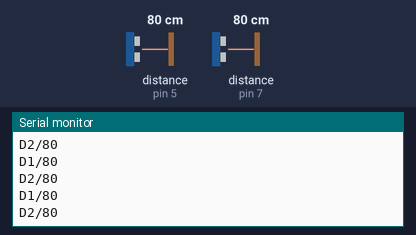
Simulated run of this sketch. Board: Arduino Uno, built with avr-gcc and run on an emulated ATmega328P. Shown: the last lines printed to the serial monitor. Wiring (inferred from the names in the program): 2 × ultrasonic range finder: trigger pin 4, echo pin 5 / trigger pin 6, echo pin 7. The inputs (shaded band) are chosen by the test bench; at power-on: distance to the obstacle (sensors on pin 5, pin 7) 80 cm. The echo pulse lasts 58.3 µs per cm.

Above: at 1.2 s.
1.3 s: distance to the obstacle (sensor on pin 5) set to 2 cm
At 1.48 s:
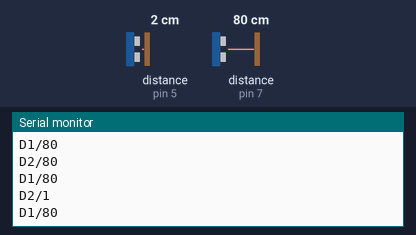
2.8 s: distance to the obstacle (sensor on pin 7) set to 2 cm
At 2.82 s:
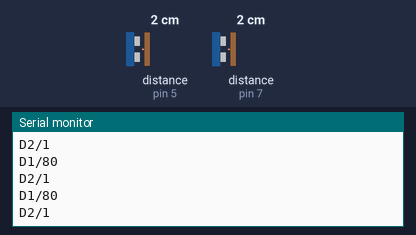
4.3 s: distance to the obstacle (sensor on pin 5) set to 4 cm
At 4.33 s:
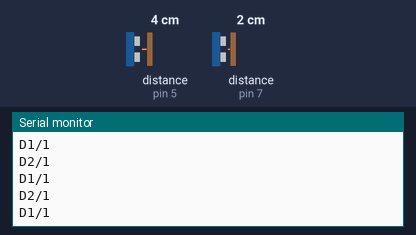
5.8 s: distance to the obstacle (sensor on pin 7) set to 4 cm
At 5.84 s:
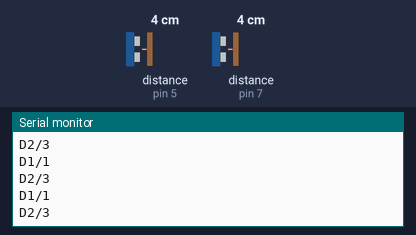
Timing chart, 0 to 8.3 s (numbered marks = the images above; inputs shaded):
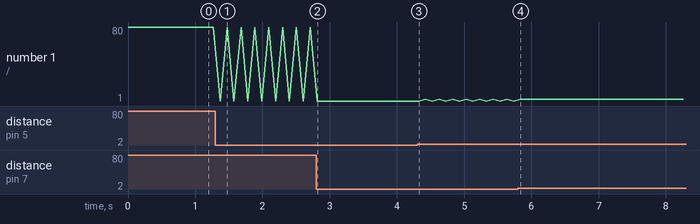

Measured:
- after the input at 1.3 s, the serial monitor: prints a new line after 0.07 s (image 1)

The sketch:

ComunicacionSerialPaquete1.ino
```cpp
// Creado ChepeCarlos de ALSW
// Tutorial Completo en https://nocheprogramacion.com
// Canal Youtube https://youtube.com/alswnet?sub_confirmation=1

const int PinEcho1 = 7;
const int PinTrigger1 = 6;
const int PinEcho2 = 5;
const int PinTrigger2 = 4;

void setup() {
  Serial.begin(9600);
  pinMode(PinEcho1, INPUT);
  pinMode(PinTrigger1, OUTPUT);
  digitalWrite(PinTrigger1, 0);
  pinMode(PinEcho2, INPUT);
  pinMode(PinTrigger2, OUTPUT);
  digitalWrite(PinTrigger2, 0);
}

void loop() {
  long D1 = Distancia(PinTrigger1, PinEcho1);
  Serial.print("D1/");
  Serial.println(D1);
  delay(100);
  long D2 = Distancia(PinTrigger2, PinEcho2);
  Serial.print("D2/");
  Serial.println(D2);
  delay(100);
}

long  Distancia(int Trigger, int Echo) {
  long D, T;
  digitalWrite(Trigger, 0);
  delayMicroseconds(2);
  digitalWrite(Trigger, 1);
  delayMicroseconds(10);
  digitalWrite(Trigger, 0);

  T = pulseIn(Echo, HIGH);

  D = T / 58;
  return D;
}
```
